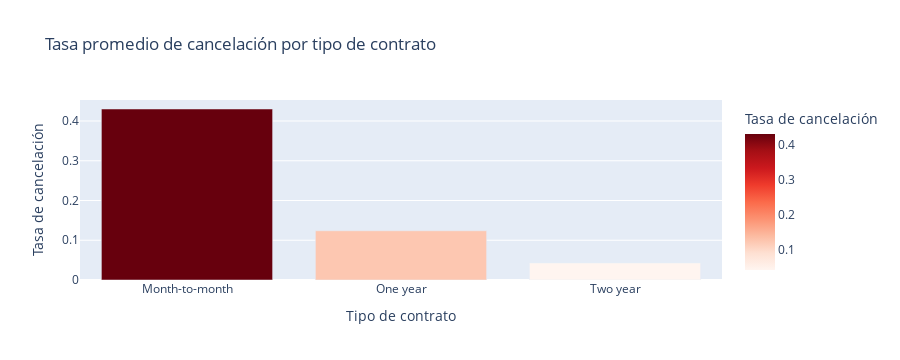

Here is the notebook cell this chart was saved with:
### Markdown cell above
### Contrato X Evasion

### Code cell
import plotly.express as px

# Agrupar por tipo de contrato y calcular la tasa promedio de cancelación
cancelacion_por_contrato = datos.groupby('Contrato')['Evasion'].mean().reset_index()

# Crear gráfico de barras
fig = px.bar(
    cancelacion_por_contrato,
    x='Contrato',
    y='Evasion',
    title='Tasa promedio de cancelación por tipo de contrato',
    labels={'Contrato': 'Tipo de contrato', 'Evasion': 'Tasa de cancelación'},
    color='Evasion',
    color_continuous_scale='Reds'
)
fig.show()

### Figure 1 — Plotly figure (JSON) as saved in the notebook; plotly's stock layout.template omitted (floating-point values rounded to 4 significant figures)
{"data": [{"hovertemplate": "Tipo de contrato=%{x}<br>Tasa de cancelación=%{marker.color}<extra></extra>", "legendgroup": "", "marker": {"color": [0.4302, 0.1238, 0.0427], "coloraxis": "coloraxis", "pattern": {"shape": ""}}, "name": "", "orientation": "v", "showlegend": false, "textposition": "auto", "type": "bar", "x": ["Month-to-month", "One year", "Two year"], "xaxis": "x", "y": [0.4302, 0.1238, 0.0427], "yaxis": "y"}], "layout": {"barmode": "relative", "coloraxis": {"colorbar": {"title": {"text": "Tasa de cancelación"}}, "colorscale": [[0, "rgb(255,245,240)"], [0.125, "rgb(254,224,210)"], [0.25, "rgb(252,187,161)"], [0.375, "rgb(252,146,114)"], [0.5, "rgb(251,106,74)"], [0.625, "rgb(239,59,44)"], [0.75, "rgb(203,24,29)"], [0.875, "rgb(165,15,21)"], [1, "rgb(103,0,13)"]]}, "height": 360, "legend": {"tracegroupgap": 0}, "title": {"text": "Tasa promedio de cancelación por tipo de contrato"}, "xaxis": {"anchor": "y", "autorange": true, "domain": [0, 1], "range": [-0.5, 2.5], "title": {"text": "Tipo de contrato"}, "type": "category"}, "yaxis": {"anchor": "x", "autorange": true, "domain": [0, 1], "range": [0, 0.4529], "title": {"text": "Tasa de cancelación"}, "type": "linear"}}}
